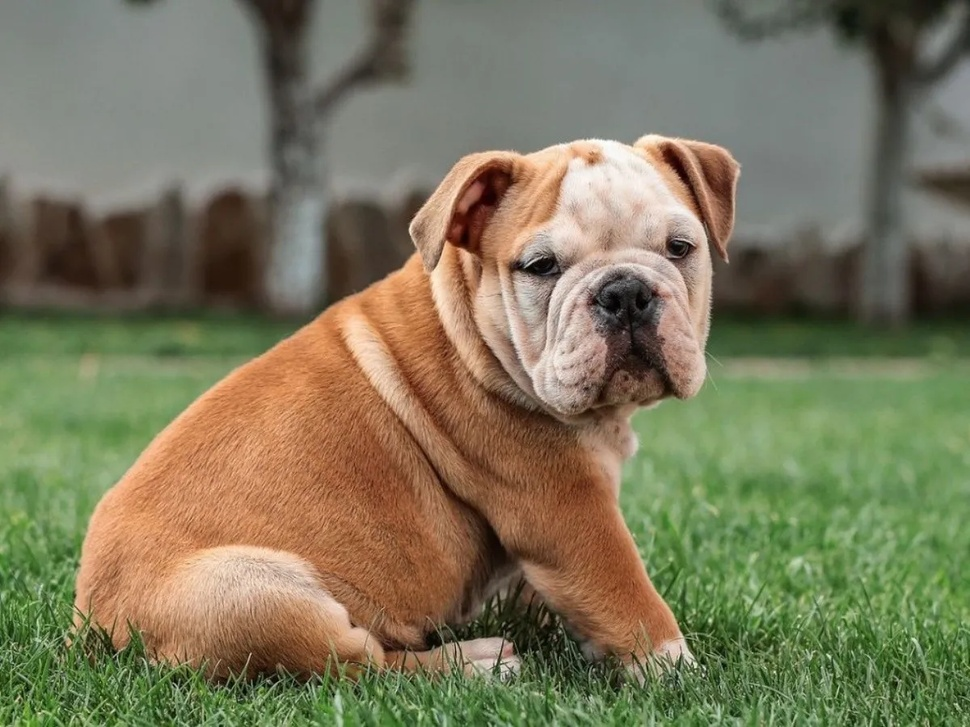
#> input picture Lab 2/perro.jpg, 970 x 727 px, shrunk from 1200 x 900 before the run
$ jupyter execute Lab2.ipynb
#> lines starting #> are read from the running program, lines starting #| are printed output that depends on the picture; after the words box and inside, x2 and y2 are one past the last pixel; in counts of white or black regions, pixels touching at a corner belong together
[cell 1]
import cv2
import matplotlib.pyplot as plt
import numpy as np

[cell 2]
img = cv2.imread("perro.jpg", cv2.IMREAD_GRAYSCALE)
#> img: shape (727, 970); min 0, max 255, mean 117.7
img

[cell 3]
plt.figure(figsize=(3, 3))
plt.imshow(img, cmap="gray")
plt.show()

## Problema 1

[cell 4]
def binarizar_imagen(ruta_imagen):
#> called with ruta_imagen = 'perro.jpg'
    imagen = cv2.imread(ruta_imagen, cv2.IMREAD_GRAYSCALE)
    _, imagen_bi = cv2.threshold(imagen, 127, 255, cv2.THRESH_BINARY)
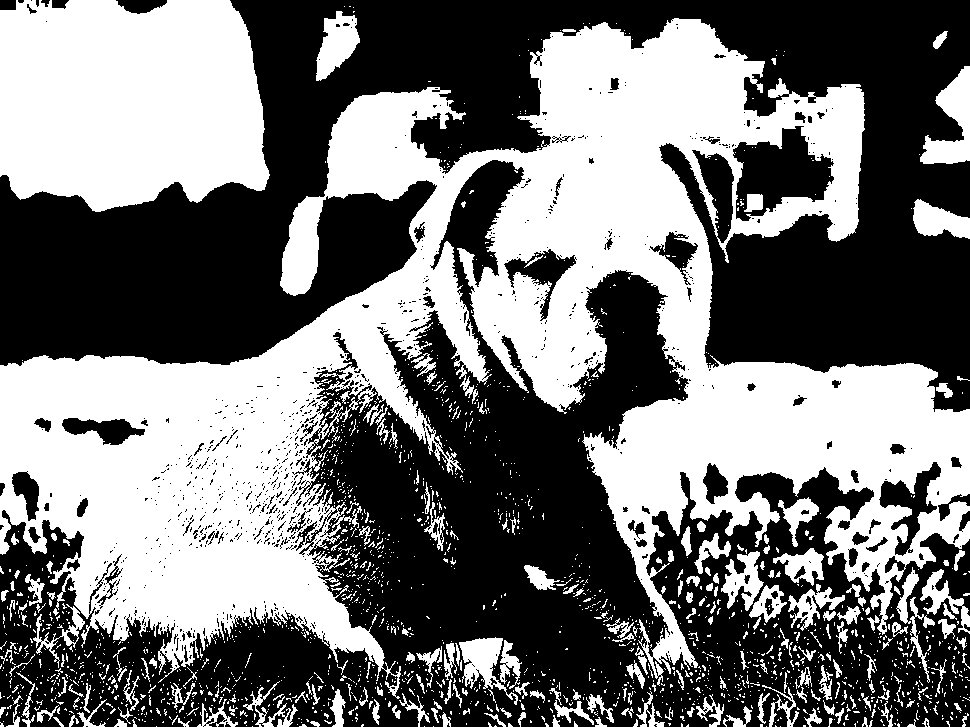
#> imagen_bi: shape (727, 970); 45.9% white; 1897 white regions (1655 under 20 px), largest, box (x1, y1, x2, y2) and area: (0, 18, 970, 699) 236292, (0, 0, 270, 212) 49297, (920, 66, 970, 164) 2467
    return imagen_bi

[cell 5]
ubicacion = "perro.jpg"
imagen_bi = binarizar_imagen(ubicacion)

[cell 6]
plt.figure(figsize=(4, 4))
plt.imshow(imagen_bi, cmap="gray")
plt.show()

## Problema 2

[cell 7]
ubicacion2 = "perro2.jpg"
imagen_bi2 = binarizar_imagen(ubicacion2)
#> call 2 of binarizar_imagen, with ruta_imagen = 'perro2.jpg'
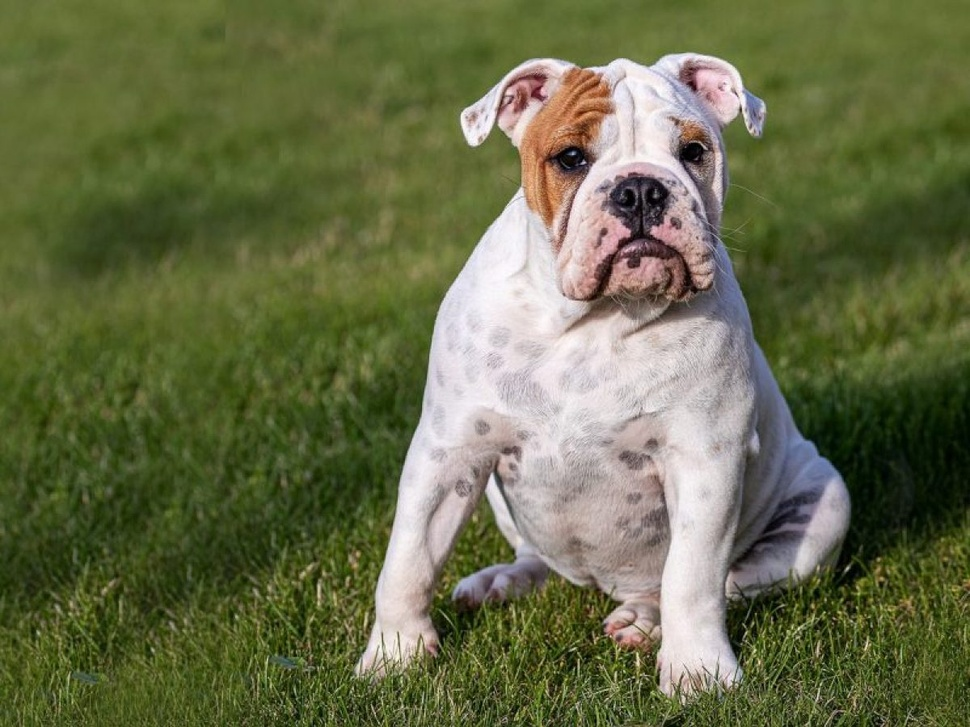
#> input picture Lab 2/perro2.jpg, 970 x 727 px, shrunk from 1200 x 900 before the run
#> in binarizar_imagen (call 2), `_, imagen_bi = cv2.threshold(imagen, 127, 255, cv2.THRESH_BINARY)`: imagen_bi: shape (727, 970); 20.7% white; 1222 white regions (1156 under 20 px), largest, box (x1, y1, x2, y2) and area: (350, 52, 767, 700) 134577, (765, 472, 846, 581) 3026, (604, 257, 664, 295) 1212

[cell 8]
def operaciones_img (operacion1, operacion2):
    suma = cv2.add(operacion1, operacion2)
#> suma: shape (727, 970); 56.4% white; 971 black regions (856 under 20 px), largest, box (x1, y1, x2, y2) and area: (0, 0, 970, 412) 162764, (0, 456, 970, 727) 97382, (292, 332, 415, 634) 14363
    resta = cv2.subtract(operacion1, operacion2)
#> resta: shape (727, 970); 35.7% white; 1822 white regions (1580 under 20 px), largest, box (x1, y1, x2, y2) and area: (0, 87, 522, 683) 105578, (0, 0, 270, 212) 49297, (735, 362, 970, 635) 30607
    and_lo = cv2.bitwise_and(operacion1, operacion2)
#> and_lo: shape (727, 970); 10.2% white; 1094 white regions (1012 under 20 px), largest, box (x1, y1, x2, y2) and area: (464, 52, 764, 414) 39548, (582, 315, 754, 558) 18274, (437, 278, 492, 404) 2361
    or_lo = cv2.bitwise_or(operacion1, operacion2)
    xor_lo = cv2.bitwise_xor(operacion1, operacion2)
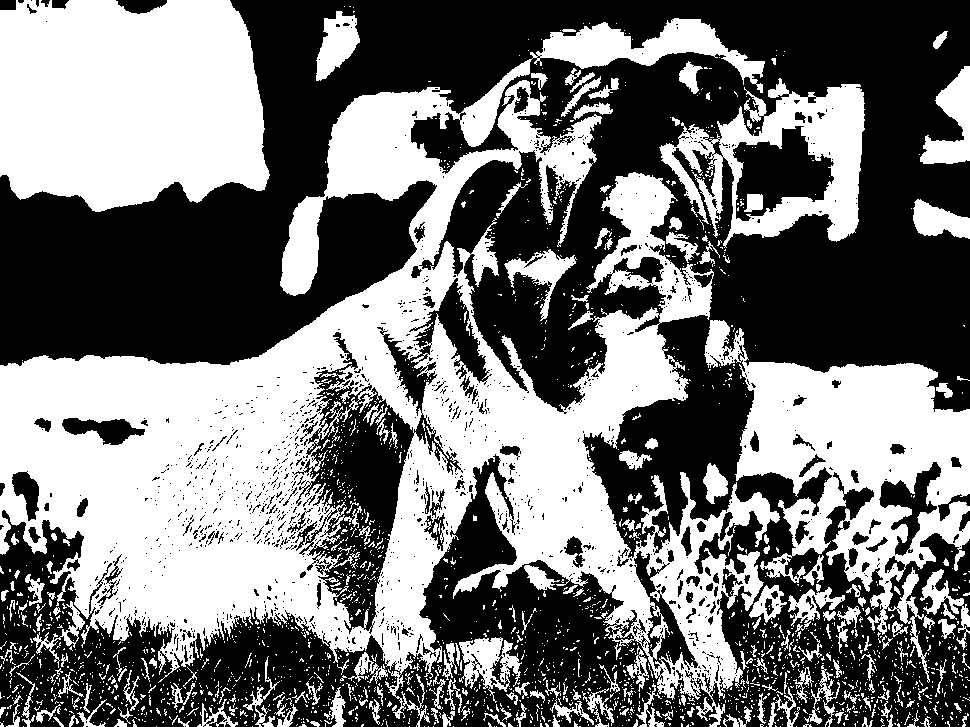
#> xor_lo: shape (727, 970); 46.2% white; 2139 white regions (1907 under 20 px), largest, box (x1, y1, x2, y2) and area: (0, 18, 780, 727) 188224, (0, 0, 270, 212) 49297, (704, 320, 970, 683) 35715
    resultados = {
        'suma': suma,
        'resta': resta,
        'and': and_lo,
        'or': or_lo,
        'xor': xor_lo
    }
    return resultados

[cell 9]
resultados = operaciones_img(imagen_bi, imagen_bi2)
#> resultados = 5 items

[cell 10]
for nombre, imagen in resultados.items():
    plt.figure(figsize=(4, 4))
    plt.imshow(imagen, cmap="gray")
    plt.title(nombre)
    plt.axis('off')
    plt.show()
#> this loop made 5 passes
#> nombre on passes 1 to 5: 'suma', 'resta', 'and', 'or', 'xor'

## Problema 3

[cell 11]
from mpl_toolkits.mplot3d import Axes3D

[cell 12]
def dimensiones_3d(imagen_3D):
    h, w = imagen_3D.shape
#> h = 727; w = 970
    X, Y = np.meshgrid(np.arange(w), np.arange(h))
    fig = plt.figure(figsize=(8, 5))
    ax = fig.add_subplot(111, projection='3d')
    ax.plot_surface(X, Y, imagen_3D, cmap='gray', edgecolor='none')
    ax.set_xlabel('Eje X')
    ax.set_ylabel('Eje Y')
    ax.set_zlabel('Intensidad de Gris')
    plt.show()
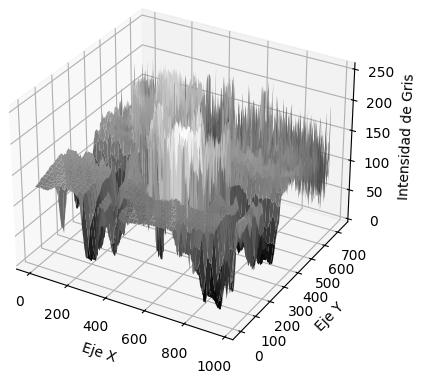
#> figure drawn by matplotlib, 1 panel

[cell 13]
dimensiones_3d(img)

## Problema 4

[cell 14]
def transformacion_img (ima_trans):
    imagen_normalizada = ima_trans / 255.0
    imagen_negativa = 255 - ima_trans
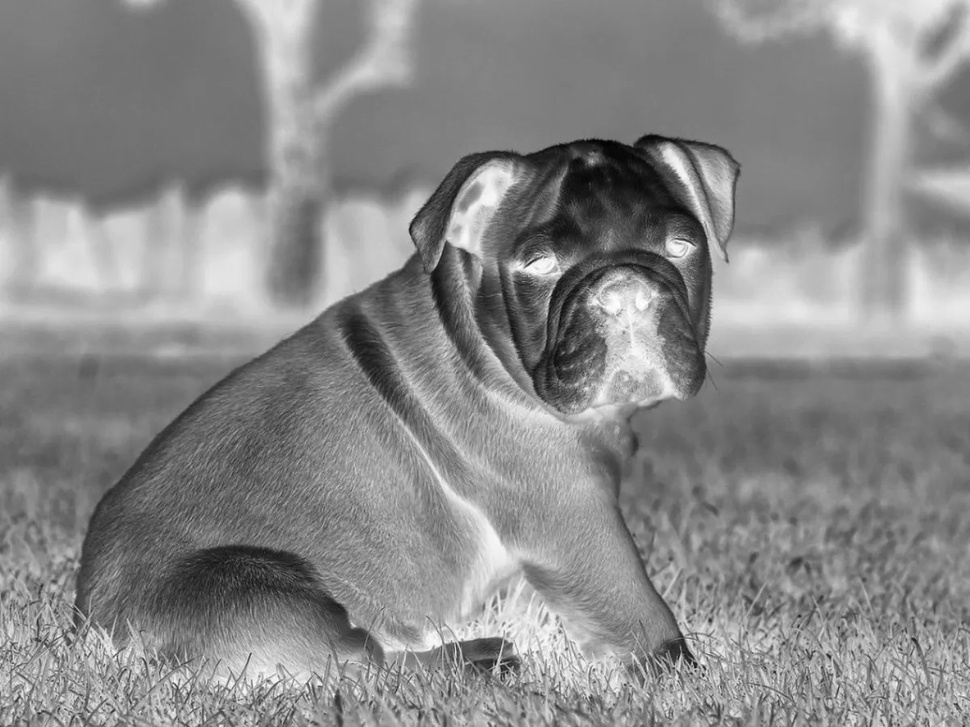
#> imagen_negativa: shape (727, 970); min 0, max 255, mean 137.3

    alpha = 1.5
    beta = 20
    imagen_lineal = cv2.convertScaleAbs(ima_trans, alpha=alpha, beta=beta)
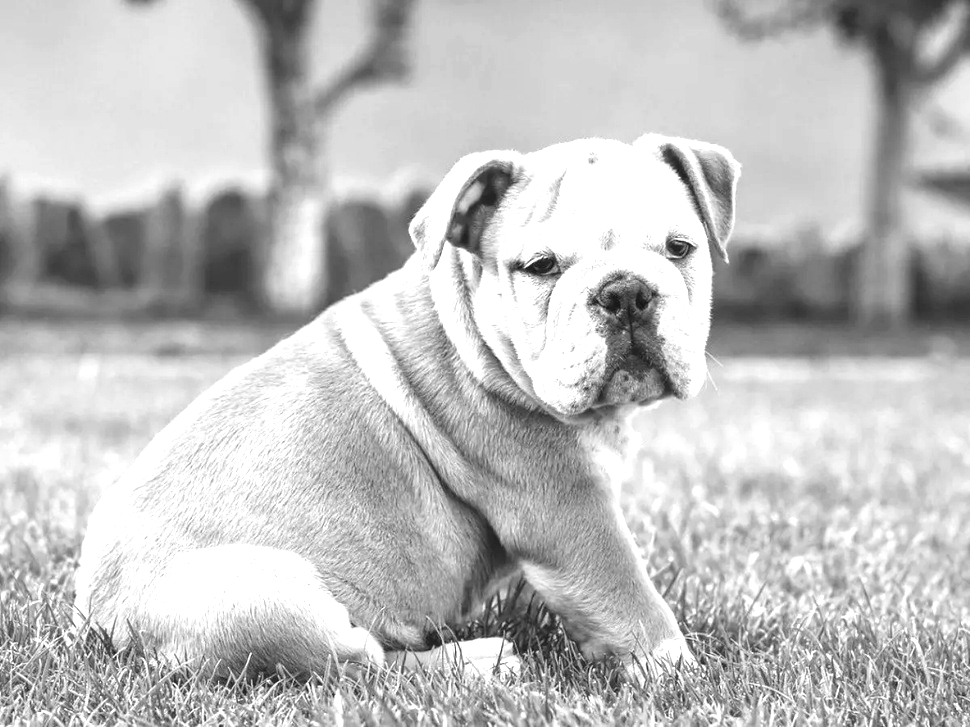
#> imagen_lineal: shape (727, 970); min 20, max 255, mean 191.1

    c_log = 255 / np.log(1 + np.max(ima_trans))
#> c_log = 45.99
    imagen_logaritmica = c_log * np.log(1 + ima_trans)
    imagen_logaritmica = np.uint8(imagen_logaritmica)

    a_exp = 255
    gamma = 2.0
    imagen_exponencial = a_exp * np.power(imagen_normalizada, gamma)
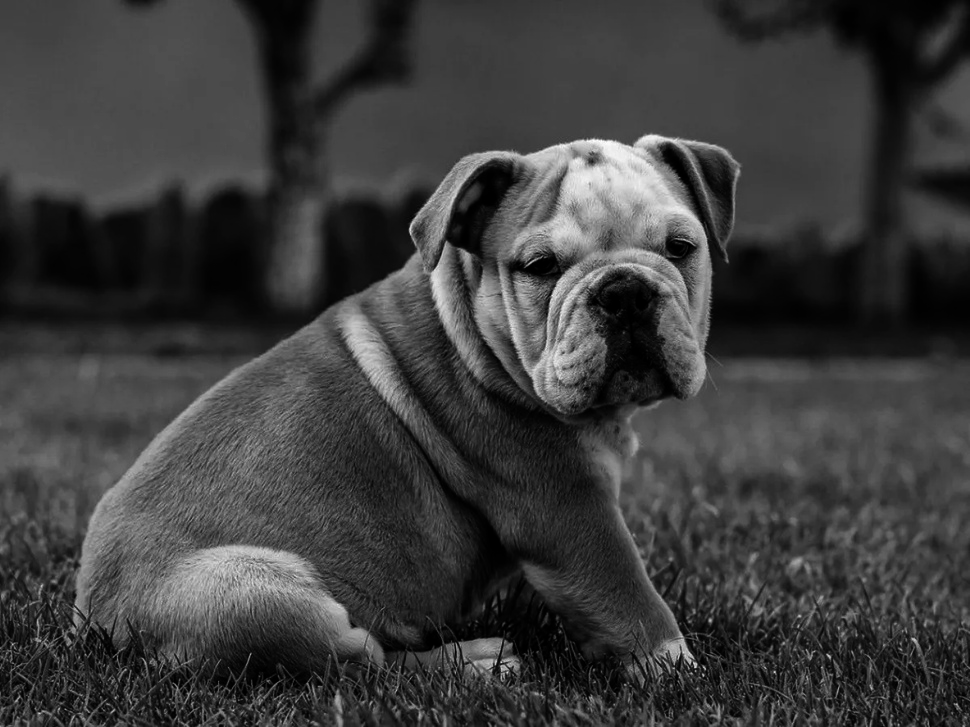
#> imagen_exponencial: shape (727, 970) float64; min 0, max 255, mean 61
    imagen_exponencial = np.uint8(imagen_exponencial)

    resultados2 = {
        'Negativa': imagen_negativa,
        'Lineal': imagen_lineal,
        'Logaritmica': imagen_logaritmica,
        'Exponencial': imagen_exponencial
    }
    return resultados2

[cell 15]
transformaciones = transformacion_img(img)
#> transformaciones = 4 items

[cell 16]
for nomb, im in transformaciones.items():
    plt.figure(figsize=(4, 4))
    plt.imshow(im, cmap='gray')
    plt.title(nomb)
    plt.axis('off')
    plt.show()
#> this loop made 4 passes
